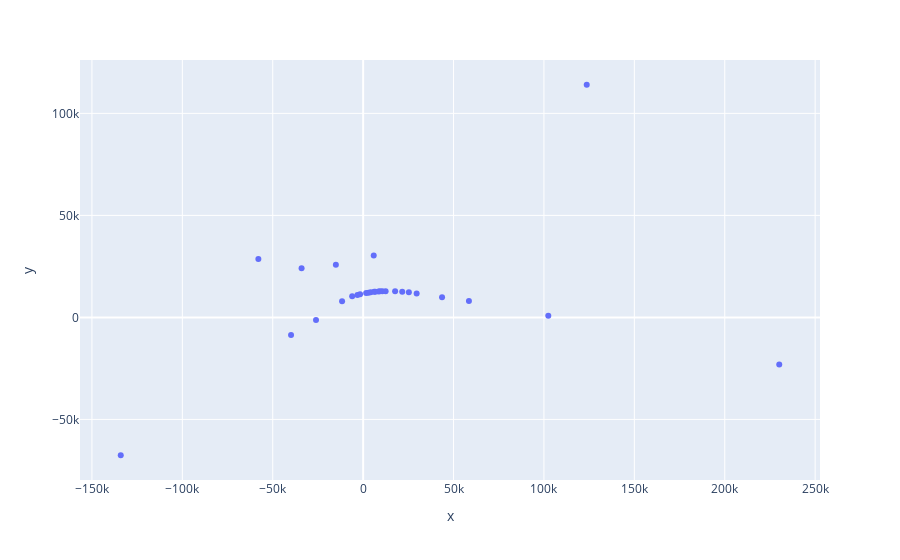

Notebook cell for this chart:
### Markdown cell above
# Figure 1

### Code cell
fig = px.scatter(x=data[:,0], y=data[:,1],hover_name=laser_names)
fig.show()

### Figure 1 — Plotly figure (JSON) as saved in the notebook; plotly's stock layout.template omitted (floating-point values rounded to 4 significant figures)
{"data": [{"hovertemplate": "<b>%{hovertext}</b><br><br>x=%{x}<br>y=%{y}<extra></extra>", "hovertext": [1, 2, 3, 4, 5, 12, 7, 8, 10, 11, 13, 14, 16, 17, 18, 19, 22, 25, 26, 28, 30, 31, 32, 34, 35, 37, 38, 33, 40], "legendgroup": "", "marker": {"color": "#636efa", "symbol": "circle"}, "mode": "markers", "name": "", "orientation": "v", "showlegend": false, "type": "scatter", "x": [17680.0, 21610.0, 25280.0, 29590.0, 43640.0, 58510.0, 102400.0, 230100.0, -57960.0, -34040.0, -15080.0, 5851.0, 123700.0, -134100.0, -39880.0, -26070.0, -11650.0, -6065.0, -3146.0, -1719.0, 1667.0, 2976.0, 4184.0, 6069.0, 6677.0, 8509.0, 9321.0, 10590.0, 12420.0], "xaxis": "x", "y": [12810.0, 12560.0, 12310.0, 11720.0, 9906.0, 8046.0, 761.0, -23100.0, 28680.0, 24120.0, 25760.0, 30350.0, 114000.0, -67550.0, -8652.0, -1219.0, 7954.0, 10380.0, 11020.0, 11410.0, 11960.0, 12110.0, 12340.0, 12540.0, 12630.0, 12750.0, 12780.0, 12830.0, 12860.0], "yaxis": "y"}], "layout": {"legend": {"tracegroupgap": 0}, "margin": {"t": 60}, "xaxis": {"anchor": "y", "domain": [0, 1], "title": {"text": "x"}}, "yaxis": {"anchor": "x", "domain": [0, 1], "title": {"text": "y"}}}}
